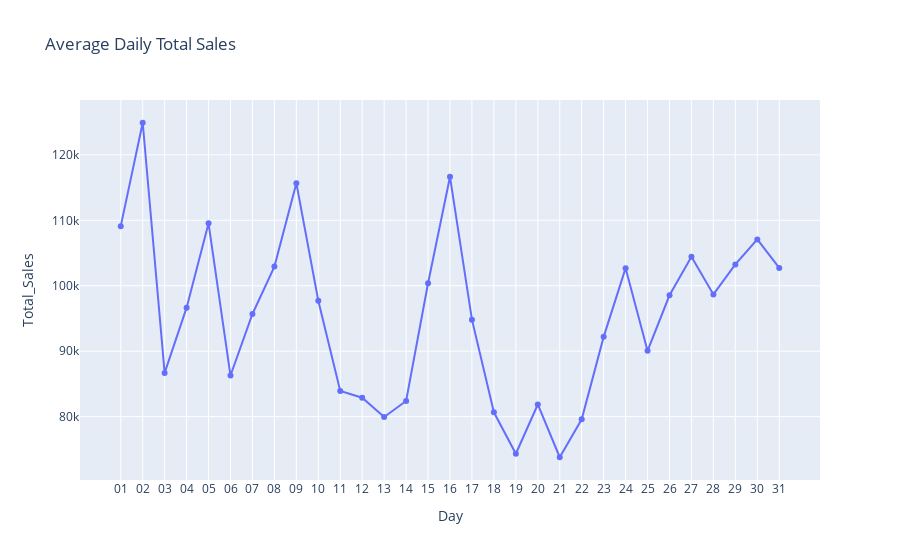

Write notebook code for a chart like this one.
### Markdown cell above
### Average Daily Total Sales

### Code cell
x=df_forecast.groupby('Day')[['Total_Sales']].mean()
fig=px.line(x,x=x.index,y='Total_Sales',title='Average Daily Total Sales',markers=True)
fig.show()

### Figure 1 — Plotly figure (JSON) as saved in the notebook; plotly's stock layout.template omitted (floating-point values rounded to 4 significant figures)
{"data": [{"hovertemplate": "Day=%{x}<br>Total_Sales=%{y}<extra></extra>", "legendgroup": "", "line": {"color": "#636efa", "dash": "solid"}, "marker": {"symbol": "circle"}, "mode": "lines+markers", "name": "", "orientation": "v", "showlegend": false, "type": "scatter", "x": ["01", "02", "03", "04", "05", "06", "07", "08", "09", "10", "11", "12", "13", "14", "15", "16", "17", "18", "19", "20", "21", "22", "23", "24", "25", "26", "27", "28", "29", "30", "31"], "xaxis": "x", "y": [109100.0, 124900.0, 86680.0, 96650.0, 109500.0, 86280.0, 95690.0, 102900.0, 115700.0, 97720.0, 83920.0, 82890.0, 79940.0, 82390.0, 100400.0, 116600.0, 94820.0, 80660.0, 74330.0, 81860.0, 73800.0, 79590.0, 92190.0, 102700.0, 90070.0, 98550.0, 104400.0, 98680.0, 103300.0, 107100.0, 102700.0], "yaxis": "y"}], "layout": {"legend": {"tracegroupgap": 0}, "title": {"text": "Average Daily Total Sales"}, "xaxis": {"anchor": "y", "domain": [0, 1], "title": {"text": "Day"}}, "yaxis": {"anchor": "x", "domain": [0, 1], "title": {"text": "Total_Sales"}}}}
